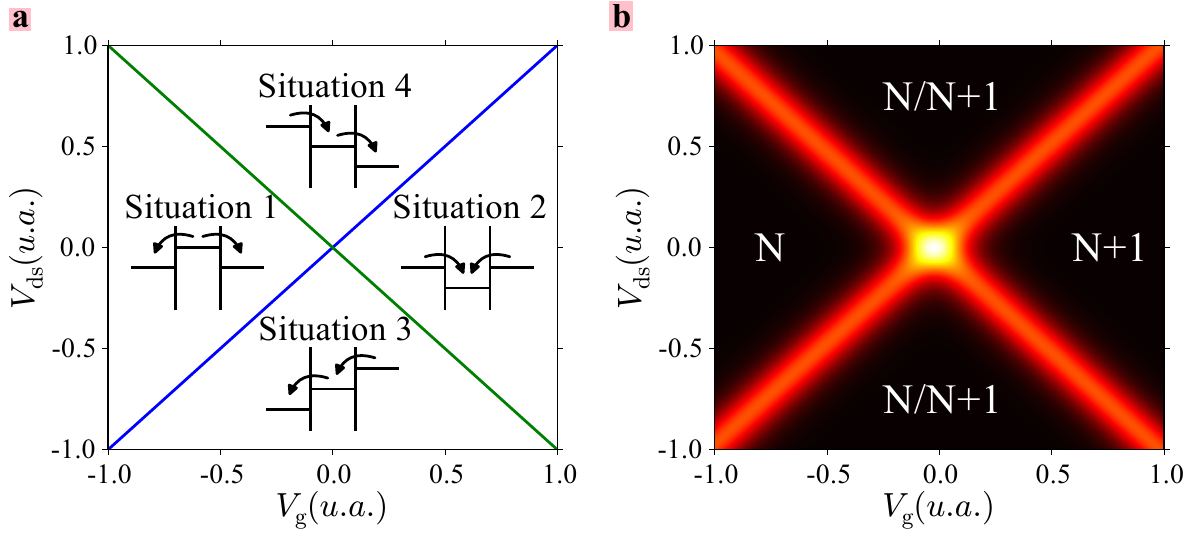

The script that saved this image:
execfile("Transport/CB_classique.py")
fig =figure()
fig.set_size_inches(12,5.5)
ax1 = fig.add_subplot(121)
ax2 = fig.add_subplot(122)
ax1.set_aspect(0.9)
ax2.set_aspect(0.9)
ax = ax1
#on dessine le diamant
ax.plot([-1,1],[-1,1])
ax.plot([-1,1],[1,-1])
ax.set_xlabel(r"$V_{\rm{g}} (u.a.)$")
ax.set_ylabel(r"$V_{\rm{ds}} (u.a.)$")

#on regle le style des fleches
arrowpropsleft=dict(arrowstyle='-|>',connectionstyle="arc3,rad=0.5",facecolor="black",linewidth=2)
arrowpropsright=dict(arrowstyle='-|>',connectionstyle="arc3,rad=-0.5",facecolor="black",linewidth=2)

#on dessine le premier diagramme de potentiel chimique
ax.text(-0.6,0.2,"Situation 1",ha="center",va="center",fontsize=25)
ax.plot([-0.89,-0.71],[-0.1,-0.1],'black') #mu source
ax.plot([-0.69,-0.51],[0.,0.],'black') #mu dot
ax.plot([-0.49,-0.31],[-0.1,-0.1],'black') #mu drain
ax.plot(linspace(-0.7,-0.7,10),linspace(-0.3,0.1,10),'black',linestyle='-') #left barrier
ax.plot(linspace(-0.5,-0.5,10),linspace(-0.3,0.1,10),'black',linestyle='-') #right barrier
ax.annotate("",(-0.8,-0.05),(-0.61,0.05),arrowprops=arrowpropsleft)
ax.annotate("",(-0.4,-0.05),(-0.59,0.05),arrowprops=arrowpropsright)


#on dessine le deuxieme diagramme de potentiel chimique
offset1 = 1.2
ax.text(-0.6+offset1,0.2,"Situation 2",ha="center",va="center",fontsize=25)
ax.plot([-0.89+offset1,-0.71+offset1],[-0.1,-0.1],'black') #mu source
ax.plot([-0.69+offset1,-0.51+offset1],[-0.2,-0.2],'black') #mu dot
ax.plot([-0.49+offset1,-0.31+offset1],[-0.1,-0.1],'black') #mu drain
ax.plot(linspace(-0.7+offset1,-0.7+offset1,10),linspace(-0.3,0.1,10),'black',linestyle='-') #left barrier
ax.plot(linspace(-0.5+offset1,-0.5+offset1,10),linspace(-0.3,0.1,10),'black',linestyle='-') #right barrier
ax.annotate("",(-0.61+offset1,-0.15),(-0.8+offset1,-0.05),arrowprops=arrowpropsright)
ax.annotate("",(-0.59+offset1,-0.15),(-0.4+offset1,-0.05),arrowprops=arrowpropsleft)

#on dessine le troisieme diagramme de potentiel chimique
offset1 = 0.6
offset2 = 0.5
ax.text(-0.6+offset1,0.25+offset2+0.05,"Situation 4",ha="center",va="center",fontsize=25)
ax.plot([-0.89+offset1,-0.71+offset1],[0.1+offset2,0.1+offset2],'black') #mu source
ax.plot([-0.69+offset1,-0.51+offset1],[0.0+offset2,0.0+offset2],'black') #mu dot
ax.plot([-0.49+offset1,-0.31+offset1],[-0.1+offset2,-0.1+offset2],'black') #mu drain
ax.plot(linspace(-0.7+offset1,-0.7+offset1,10),linspace(-0.2+offset2,0.2+offset2,10),'black',linestyle='-') #left barrier
ax.plot(linspace(-0.5+offset1,-0.5+offset1,10),linspace(-0.2+offset2,0.2+offset2,10),'black',linestyle='-') #right barrier
ax.annotate("",(-0.61+offset1,0.05+offset2),(-0.8+offset1,0.15+offset2),arrowprops=arrowpropsright)
ax.annotate("",(-0.4+offset1,-0.05+offset2),(-0.59+offset1,0.05+offset2),arrowprops=arrowpropsright)


#on dessine le quatrieme diagramme de potentiel chimique
offset1 = 0.6
offset2 = -0.7
ax.text(-0.6+offset1,0.25+offset2+0.05,"Situation 3",ha="center",va="center",fontsize=25)
ax.plot([-0.89+offset1,-0.71+offset1],[-0.1+offset2,-0.1+offset2],'black') #mu source
ax.plot([-0.69+offset1,-0.51+offset1],[0.0+offset2,0.0+offset2],'black') #mu dot
ax.plot([-0.49+offset1,-0.31+offset1],[0.1+offset2,0.1+offset2],'black') #mu drain
ax.plot(linspace(-0.7+offset1,-0.7+offset1,10),linspace(-0.2+offset2,0.2+offset2,10),'black',linestyle='-') #left barrier
ax.plot(linspace(-0.5+offset1,-0.5+offset1,10),linspace(-0.2+offset2,0.2+offset2,10),'black',linestyle='-') #right barrier
ax.annotate("",(-0.8+offset1,-0.05+offset2),(-0.61+offset1,0.05+offset2),arrowprops=arrowpropsleft)
ax.annotate("",(-0.59+offset1,0.05+offset2),(-0.4+offset1, 0.15+offset2),arrowprops=arrowpropsleft)

################
##plot de droite
di = dI_Vg_dVds(-0.001,0.001,500,-0.002,0.002,500,1,2,1,20e9,20e9,0,0.4)
imdi = ax2.imshow(matrix(di).transpose().tolist(),extent=[-1,1,-1,1],aspect = 0.9,cmap='hot')
ax2.set_xlabel(r"$V_{\rm{g}} (u.a.)$")
ax2.set_ylabel(r"$V_{\rm{ds}} (u.a.)$")
ax2.text(-0.75,0,"N",fontsize=30,ha='center',va='center', color="white")
ax2.text(0.75,0,"N+1",fontsize=30,ha='center',va='center', color="white")
ax2.text(0,-0.75,"N/N+1",fontsize=30,ha='center',va='center', color="white")
ax2.text(0,0.75,"N/N+1",fontsize=30,ha='center',va='center', color="white")
#Mise en page du plot
fig.subplots_adjust(left=0.09,right=0.97,wspace=0.35)
fig.text(0.01,0.95,"a",fontsize=25,fontweight="bold",backgroundcolor="pink")
fig.text(0.51,0.95,"b",fontsize=25,fontweight="bold",backgroundcolor="pink")
#On trace le tout
draw()
fig.savefig("Theorie/Transport/figure3/figure3.pdf")
